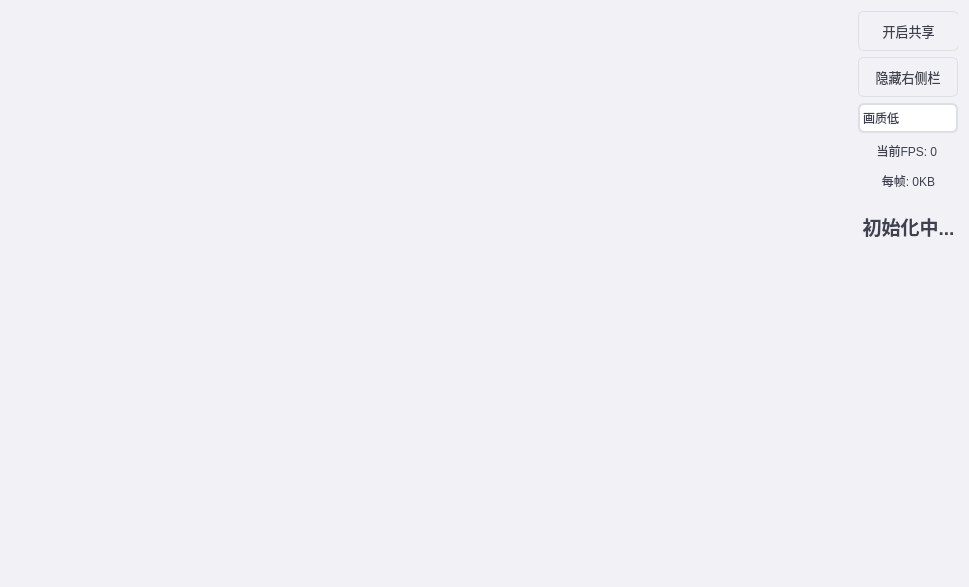
<?xml version="1.0" encoding="UTF-8"?>
<ui version="4.0">
 <class>Widget</class>
 <widget class="QWidget" name="Widget">
  <property name="geometry">
   <rect>
    <x>0</x>
    <y>0</y>
    <width>969</width>
    <height>587</height>
   </rect>
  </property>
  <property name="windowTitle">
   <string>会议室</string>
  </property>
  <property name="styleSheet">
   <string notr="true">#Widget  { background-color: #f2f1f5; border-radius: 22px; }
* { color: #3d4150; }
QPushButton { border-style: none;border: 1px solid #DCDFE6;border-radius: 6px;padding: 5px 10px;font-size: 13px; }
QPushButton:hover { color: #b2b7cb; font-weight: bold; background-color: #1296db; }
QScrollBar:vertical { background:#f5f6f8; padding:0px; border-radius: 3px; width:6px; }
QScrollBar::handle:vertical { background:#C0C4CC; border-radius: 3px; }
QScrollBar::handle:vertical:hover { background:#909399; }
QScrollBar::handle:vertical:pressed { background:#909399; }
QScrollBar::add-page:vertical, QScrollBar::sub-page:vertical, QScrollBar::add-line:vertical, QScrollBar::sub-line:vertical { background:none; }
QCheckBox, QRadioButton { font-size: 13px; }
QComboBox, QLineEdit, QTextEdit, QTextBrowser, QTimeEdit, QDateEdit, QDateTimeEdit, QSpinBox,
QDoubleSpinBox { background-color: #ffffff; border: 2px solid #DCDFE6; border-radius: 6px; padding: 3
px 8px; font-size: 12px; }
QTextEdit, QTextBrowser { padding-right: 3px; }
QLineEdit:hover, QComboBox:hover, QTimeEdit:hover, QDateEdit:hover, QDateTimeEdit:hover, QSpinBox:hover, QDoubleSpinBox:hover { border: 1px solid #409EFF; }
QComboBox::down-arrow { width:10px; height:10px; right:1px; image:url(:/icons/down.png); }
QComboBox::drop-down { subcontrol-origin:padding; subcontrol-position:top right; width:15px; border-left-width:0px; border-left-style:solid; border-top-right-radius:1
px; border-bottom-right-radius:3px; border-left-color:#242424; }
QComboBox QAbstractItemView::item{ min-height:20px; min-width:10px; }
QComboBox::drop-down:on{ top: 2px; }
QTimeEdit::up-button, QDateEdit::up-button, QDateTimeEdit::up-button, QSpinBox::up-button, QDoubleSpinBox::up-button { width:10px; height:10px; image:url(:/icons/up.png); padding: 3px 8px 0px 0px; }
QTimeEdit::down-button, QDateEdit::down-button, QDateTimeEdit::down-button, QSpinBox::down-button, QDoubleSpinBox::down-button { width:10px; height:10px; image:url(:/icons/down.png); padding: 0px 8px 3px 0px; }
QTimeEdit::up-button:pressed, QDateEdit::up-button:pressed, QDateTimeEdit::up-button:pressed, QSpinBox::up-button:pressed, QDoubleSpinBox::up-button:pressed { top: -2px; }
QTimeEdit::down-button:pressed, QDateEdit::down-button:pressed, QDateTimeEdit::down-button:pressed, QSpinBox::down-button:pressed, QDoubleSpinBox::down-button:pressed { bottom: -2px; }
QTabWidge::pane{ border:1px solid #DCDFE6; border-radius: 6px; border-top-left-radius: 0px; background-color: #ffffff; selection-background-color:#ffffff; selection-color:#DCDFE6; alternate-background-color:#f2f1f5; gridline-color:#3d4150; }
QTabBa::tab { border:1px solid #DCDFE6; border-top-left-radius: 6px; border-top-right-radius: 6px; font-size: 13px; background-color: #f2f1f5; padding: 2px 6px; }
QTabWidge::pane:top { top:-1px; }
QTabWidgt::pane:bottom { bottom:-1px; }
QTabWidgt::pane:left { right:-1px; }
QTabWidgt::pane:right { left:-1px; }
QTabBr::tab:selected { background-color: #ffffff; border-bottom: none; }
QGroupBox { border: 1px solid #DCDFE6; border-radius: 6px; font-size: 13px; margin-top: 7px; }
QGroupBox::title { subcontrol-origin: margin; subcontrol-position: top center; padding: 0px 5px 3px; }

#widget_menu { background-color: #f8f8f8; border-radius: 16px; }
#btn_playVideo, #btn_playMusic, #btn_ScreenRecording, #toolBtn_screenShot { background-color: #ffffff; border-radius: 5px; padding: 12px 0 0; }
#btn_playVideo:hover, #btn_playMusic:hover, #btn_ScreenRecording:hover, #toolBtn_screenShot:hover,hover { background-color: #f8f8f8; border: 1px solid #f0f0f0; }
#lable_title { padding: 0 10px; }
#btn_language, #btn_meeting, #btn_normal, #btn_notion { padding: 8px 12px; color: #d1d8e7;  border: none; }
#btn_language:hover, #btn_meeting:hover, #btn_normal:hover, #btn_notion:hover { background-color: #ffffff; border-radius: 15px; color: #b8c3ce; }
#btn_personal_homePage, #btn_quit, #btn_scaledToSmall, #btn_littleshow {  border: none; }
#btn_personal_homePage:hover, #btn_quit:hover, #btn_scaledToSmall:hover { background-color: #eeeff4; border-radius: 10px; }
#stackedWidget { background-color: #f8f8f8; border-radius: 16px; }
#page_memberShip, #page_normal, #page_notion, #page_words { color: #C0C4CC; }



</string>
  </property>
  <layout class="QGridLayout" name="gridLayout">
   <item row="0" column="0">
    <widget class="QLabel" name="labelShow">
     <property name="sizePolicy">
      <sizepolicy hsizetype="Expanding" vsizetype="Expanding">
       <horstretch>0</horstretch>
       <verstretch>0</verstretch>
      </sizepolicy>
     </property>
     <property name="minimumSize">
      <size>
       <width>100</width>
       <height>0</height>
      </size>
     </property>
     <property name="styleSheet">
      <string notr="true"/>
     </property>
     <property name="text">
      <string/>
     </property>
    </widget>
   </item>
   <item row="0" column="1" colspan="2">
    <widget class="QFrame" name="control">
     <property name="sizePolicy">
      <sizepolicy hsizetype="Fixed" vsizetype="Expanding">
       <horstretch>0</horstretch>
       <verstretch>0</verstretch>
      </sizepolicy>
     </property>
     <property name="minimumSize">
      <size>
       <width>100</width>
       <height>0</height>
      </size>
     </property>
     <property name="maximumSize">
      <size>
       <width>110</width>
       <height>16777215</height>
      </size>
     </property>
     <property name="styleSheet">
      <string notr="true"/>
     </property>
     <widget class="QLabel" name="labelHint">
      <property name="geometry">
       <rect>
        <x>0</x>
        <y>200</y>
        <width>101</width>
        <height>31</height>
       </rect>
      </property>
      <property name="sizePolicy">
       <sizepolicy hsizetype="Minimum" vsizetype="Preferred">
        <horstretch>0</horstretch>
        <verstretch>0</verstretch>
       </sizepolicy>
      </property>
      <property name="minimumSize">
       <size>
        <width>75</width>
        <height>0</height>
       </size>
      </property>
      <property name="maximumSize">
       <size>
        <width>130</width>
        <height>16777215</height>
       </size>
      </property>
      <property name="font">
       <font>
        <family>Arial</family>
        <pointsize>14</pointsize>
        <bold>true</bold>
       </font>
      </property>
      <property name="layoutDirection">
       <enum>Qt::LeftToRight</enum>
      </property>
      <property name="styleSheet">
       <string notr="true"/>
      </property>
      <property name="text">
       <string>初始化中...</string>
      </property>
      <property name="alignment">
       <set>Qt::AlignCenter</set>
      </property>
     </widget>
     <widget class="QWidget" name="layoutWidget">
      <property name="geometry">
       <rect>
        <x>0</x>
        <y>0</y>
        <width>101</width>
        <height>181</height>
       </rect>
      </property>
      <layout class="QVBoxLayout" name="verticalLayout">
       <item>
        <widget class="QPushButton" name="btnStartShare">
         <property name="sizePolicy">
          <sizepolicy hsizetype="Expanding" vsizetype="Fixed">
           <horstretch>0</horstretch>
           <verstretch>0</verstretch>
          </sizepolicy>
         </property>
         <property name="minimumSize">
          <size>
           <width>70</width>
           <height>40</height>
          </size>
         </property>
         <property name="styleSheet">
          <string notr="true"/>
         </property>
         <property name="text">
          <string>开启共享</string>
         </property>
        </widget>
       </item>
       <item>
        <widget class="QPushButton" name="btnFull">
         <property name="sizePolicy">
          <sizepolicy hsizetype="Expanding" vsizetype="Fixed">
           <horstretch>0</horstretch>
           <verstretch>0</verstretch>
          </sizepolicy>
         </property>
         <property name="minimumSize">
          <size>
           <width>70</width>
           <height>40</height>
          </size>
         </property>
         <property name="maximumSize">
          <size>
           <width>100</width>
           <height>100</height>
          </size>
         </property>
         <property name="styleSheet">
          <string notr="true"/>
         </property>
         <property name="text">
          <string>隐藏右侧栏</string>
         </property>
        </widget>
       </item>
       <item>
        <widget class="QComboBox" name="comboQuality">
         <property name="minimumSize">
          <size>
           <width>70</width>
           <height>30</height>
          </size>
         </property>
         <property name="maximumSize">
          <size>
           <width>100</width>
           <height>16777215</height>
          </size>
         </property>
         <item>
          <property name="text">
           <string>画质低</string>
          </property>
         </item>
         <item>
          <property name="text">
           <string>画质中</string>
          </property>
         </item>
         <item>
          <property name="text">
           <string>画质高</string>
          </property>
         </item>
        </widget>
       </item>
       <item>
        <widget class="QLabel" name="labelFPS">
         <property name="styleSheet">
          <string notr="true"/>
         </property>
         <property name="text">
          <string>当前FPS: 0 </string>
         </property>
         <property name="alignment">
          <set>Qt::AlignCenter</set>
         </property>
        </widget>
       </item>
       <item>
        <widget class="QLabel" name="labelByte">
         <property name="styleSheet">
          <string notr="true"/>
         </property>
         <property name="text">
          <string>每帧: 0KB</string>
         </property>
         <property name="alignment">
          <set>Qt::AlignCenter</set>
         </property>
        </widget>
       </item>
      </layout>
     </widget>
    </widget>
   </item>
  </layout>
 </widget>
 <resources/>
 <connections/>
</ui>
